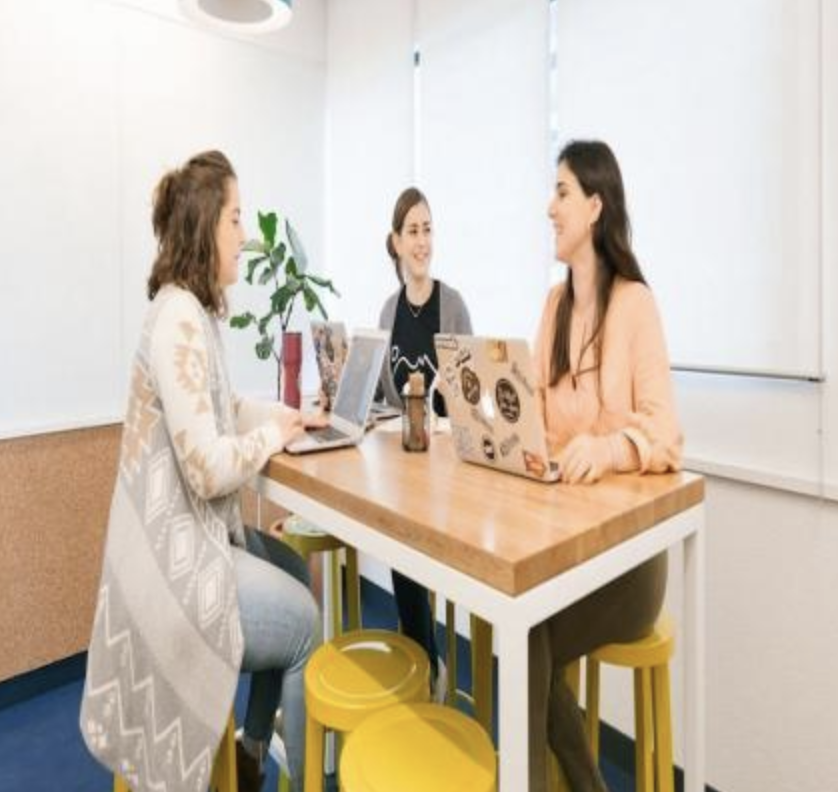
#> input picture sample.jpg, 838 x 792 px
$ python -i image_processor.py   (imports and definitions only)
#> lines starting #> are read from the running program, lines starting #| are printed output that depends on the picture
#> further down, picture is the input picture: shape (792, 838, 3); mean B, G, R 175.9, 190, 201.6
import cv2
import numpy as np
import base64
from PIL import Image

class ImageProcessor:
    @staticmethod
    def load_image(image_source):
        """Loads an image from filepath, PIL, or returns the numpy array."""
        if isinstance(image_source, str):
            img = cv2.imread(image_source)
            if img is None:
                raise ValueError(f"Could not read image at {image_source}.")
            return img
        elif isinstance(image_source, np.ndarray):
            return image_source
        elif isinstance(image_source, Image.Image):
            return cv2.cvtColor(np.array(image_source), cv2.COLOR_RGB2BGR)
        else:
            raise TypeError("Unsupported image source type.")

    @staticmethod
    def resize_if_needed(img_array, max_dim=1024):
        """Resizes the image if its largest dimension exceeds max_dim."""
        h, w = img_array.shape[:2]
        if max(h, w) > max_dim:
            scale = max_dim / max(h, w)
            new_w, new_h = int(w * scale), int(h * scale)
            img_array = cv2.resize(img_array, (new_w, new_h), interpolation=cv2.INTER_AREA)
        return img_array

    @staticmethod
    def enhance_for_vlm(img_array):
        """Applies CLAHE and Sharpening to make clothing folds/textures pop."""
        # Convert to LAB color space to apply CLAHE to the Lightness channel
        lab = cv2.cvtColor(img_array, cv2.COLOR_BGR2LAB)
#> lab: shape (792, 838, 3); mean of channels 0, 1, 2 196.5, 130.5, 137
        l_channel, a, b = cv2.split(lab)
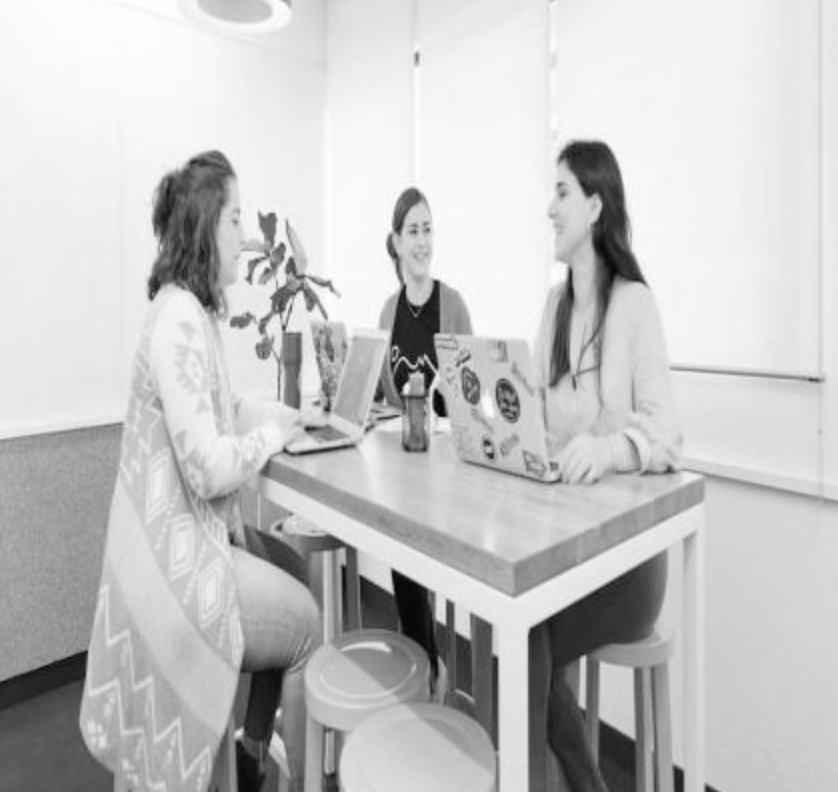
#> l_channel: shape (792, 838); min 3, max 255, mean 196.5
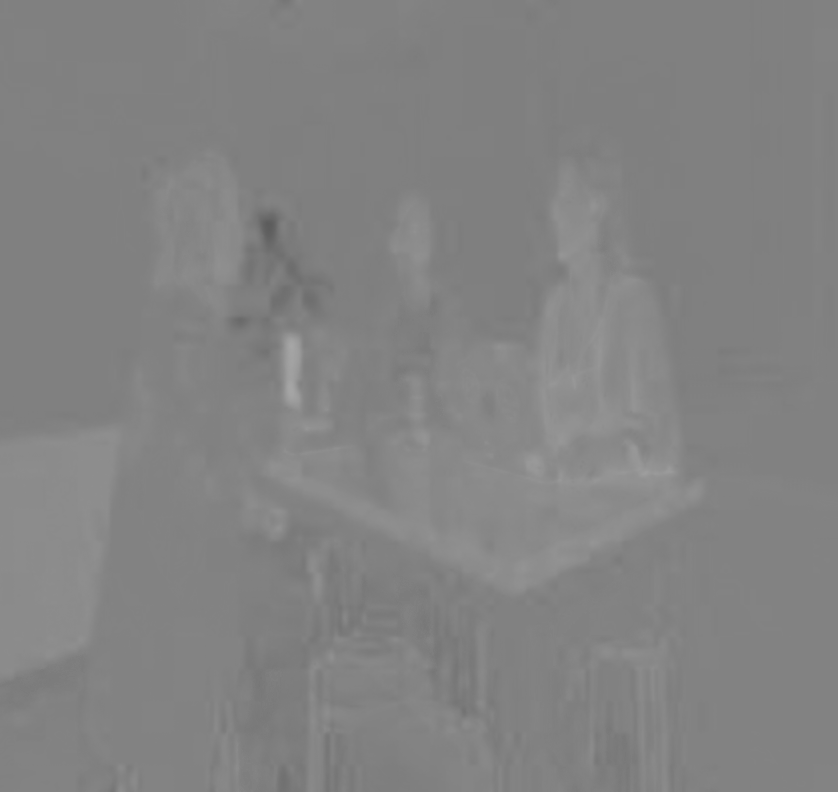
#> a: shape (792, 838); min 92, max 166, mean 130.5
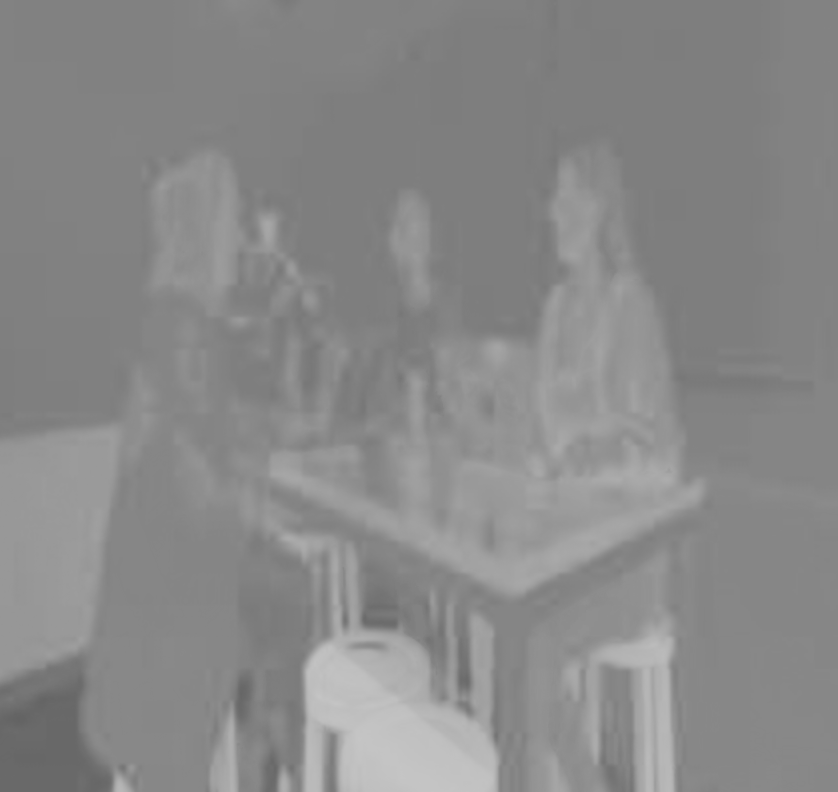
#> b: shape (792, 838); min 99, max 197, mean 137

        # Apply CLAHE
        clahe = cv2.createCLAHE(clipLimit=2.0, tileGridSize=(8, 8))
        cl = clahe.apply(l_channel)
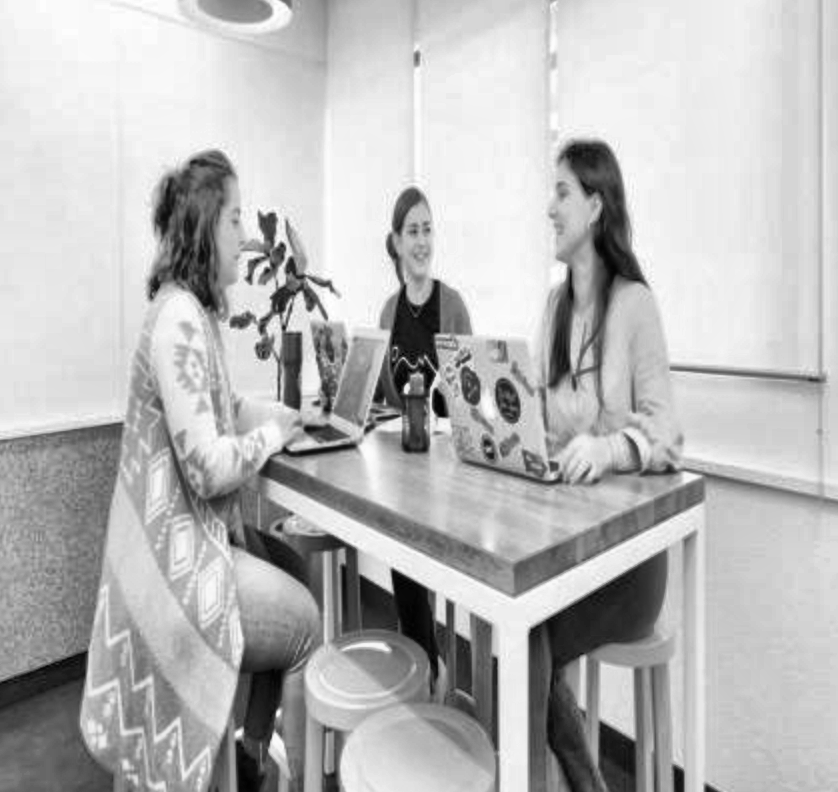
#> cl: shape (792, 838); min 1, max 255, mean 184.6

        # Merge back
        merged_lab = cv2.merge((cl, a, b))
#> merged_lab: shape (792, 838, 3); mean of channels 0, 1, 2 184.6, 130.5, 137
        enhanced_img = cv2.cvtColor(merged_lab, cv2.COLOR_LAB2BGR)
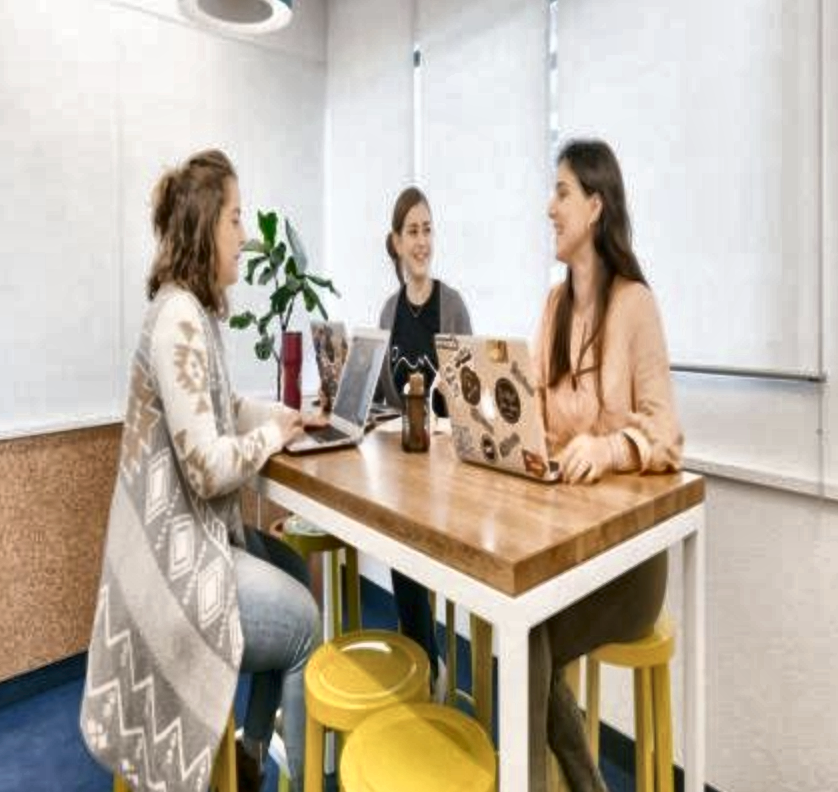
#> enhanced_img: shape (792, 838, 3); mean B, G, R 163.9, 178, 189

        # Apply Sharpening (Unsharp Mask)
        gaussian_blur = cv2.GaussianBlur(enhanced_img, (0, 0), 2.0)
        sharpened = cv2.addWeighted(enhanced_img, 1.5, gaussian_blur, -0.5, 0)

        return sharpened

    @staticmethod
    def encode_to_base64(img_array, quality=80):
        """Encodes numpy array to base64 jpeg."""
        success, buffer = cv2.imencode('.jpg', img_array, [cv2.IMWRITE_JPEG_QUALITY, quality])
        if not success:
            return None
        return base64.b64encode(buffer).decode('utf-8')

>>> import cv2
>>> picture = cv2.imread('../sample.jpg')
>>> result = ImageProcessor().enhance_for_vlm(picture)
